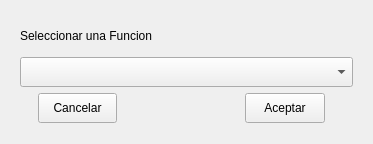
<?xml version="1.0" encoding="UTF-8"?>
<ui version="4.0">
 <class>EliminarFuncion</class>
 <widget class="QWidget" name="EliminarFuncion">
  <property name="geometry">
   <rect>
    <x>0</x>
    <y>0</y>
    <width>373</width>
    <height>144</height>
   </rect>
  </property>
  <property name="windowTitle">
   <string>EliminarFuncion</string>
  </property>
  <layout class="QHBoxLayout" name="horizontalLayout">
   <item>
    <widget class="QWidget" name="widget" native="true">
     <layout class="QVBoxLayout" name="verticalLayout_2">
      <item>
       <widget class="QLabel" name="label">
        <property name="styleSheet">
         <string notr="true">font: 12pt &quot;MS Shell Dlg 2&quot;;</string>
        </property>
        <property name="text">
         <string>Seleccionar una Funcion</string>
        </property>
       </widget>
      </item>
      <item>
       <widget class="QComboBox" name="comboBoxEliminar_Funcion">
        <property name="minimumSize">
         <size>
          <width>0</width>
          <height>30</height>
         </size>
        </property>
       </widget>
      </item>
      <item>
       <widget class="QWidget" name="widget_2" native="true">
        <layout class="QVBoxLayout" name="verticalLayout">
         <property name="spacing">
          <number>0</number>
         </property>
         <property name="leftMargin">
          <number>0</number>
         </property>
         <property name="topMargin">
          <number>0</number>
         </property>
         <property name="rightMargin">
          <number>0</number>
         </property>
         <property name="bottomMargin">
          <number>0</number>
         </property>
         <item>
          <layout class="QHBoxLayout" name="horizontalLayout_2">
           <item>
            <spacer name="horizontalSpacer_7">
             <property name="orientation">
              <enum>Qt::Horizontal</enum>
             </property>
             <property name="sizeHint" stdset="0">
              <size>
               <width>18</width>
               <height>20</height>
              </size>
             </property>
            </spacer>
           </item>
           <item>
            <widget class="QPushButton" name="btnCancelar_eliminar">
             <property name="minimumSize">
              <size>
               <width>20</width>
               <height>30</height>
              </size>
             </property>
             <property name="sizeIncrement">
              <size>
               <width>0</width>
               <height>35</height>
              </size>
             </property>
             <property name="text">
              <string>Cancelar</string>
             </property>
            </widget>
           </item>
           <item>
            <spacer name="horizontalSpacer_8">
             <property name="orientation">
              <enum>Qt::Horizontal</enum>
             </property>
             <property name="sizeHint" stdset="0">
              <size>
               <width>128</width>
               <height>20</height>
              </size>
             </property>
            </spacer>
           </item>
           <item>
            <widget class="QPushButton" name="btnAceptar_eliminar">
             <property name="minimumSize">
              <size>
               <width>0</width>
               <height>30</height>
              </size>
             </property>
             <property name="sizeIncrement">
              <size>
               <width>0</width>
               <height>20</height>
              </size>
             </property>
             <property name="text">
              <string>Aceptar</string>
             </property>
            </widget>
           </item>
           <item>
            <spacer name="horizontalSpacer_9">
             <property name="orientation">
              <enum>Qt::Horizontal</enum>
             </property>
             <property name="sizeHint" stdset="0">
              <size>
               <width>28</width>
               <height>20</height>
              </size>
             </property>
            </spacer>
           </item>
          </layout>
         </item>
        </layout>
       </widget>
      </item>
     </layout>
    </widget>
   </item>
  </layout>
 </widget>
 <resources/>
 <connections/>
</ui>
